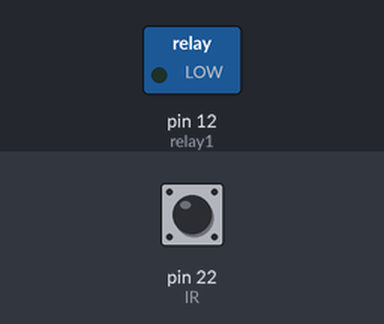
The sketch below on a simulated Arduino Mega 2560, built with avr-gcc and run on an emulated ATmega2560. On the bench: switched loads named in the sketch (green lamp = pin HIGH). Dashed ring = blinking. The test bench sets the inputs (shaded band); at power-on: pin 22 (IR) HIGH. What the sketch prints to the serial monitor is not drawn.

Above: at 1.2 s.
1.3 s: pin 22 (IR) driven LOW
At 2.5 s:
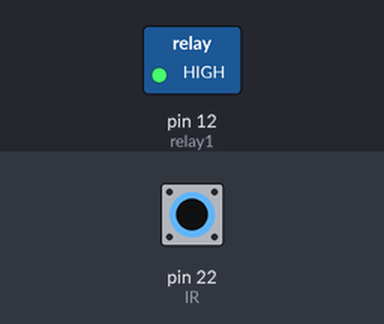
2.8 s: pin 22 (IR) driven HIGH
At 3.6 s:
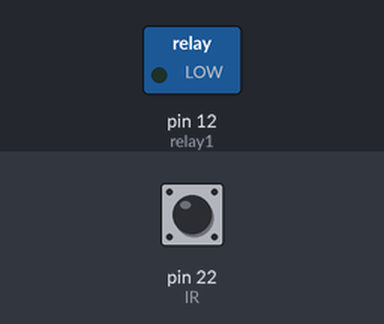
4.3 s: pin 22 (IR) pulsed LOW 5 times (0.12 s each, 0.3 s apart)
At 4.36 s:
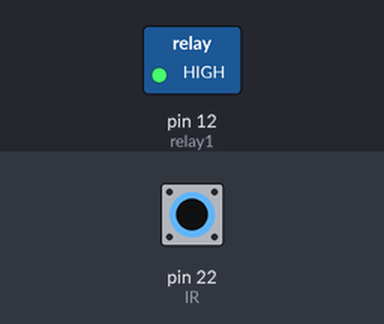
Timing chart, 0 to 7.3 s (numbered marks = the images above; inputs shaded):
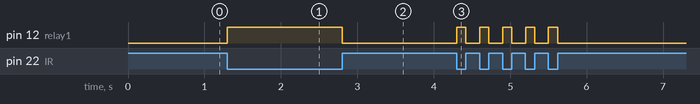

Measured:
- after the input at 1.3 s, pin 12 (relay1): LOW → HIGH at once
- after the input at 2.8 s, pin 12 (relay1): HIGH → LOW at once
- after the input at 4.3 s, pin 12 (relay1): alternates HIGH for 0.12 s and LOW for 0.18 s, 10 changes in all, then stays LOW, starting at once

The sketch:

relay_check.ino
```cpp
// (licence header left out)
int IR = 22;
int relay1 = 12;


void setup() {
  Serial.begin(115200);

    pinMode(relay1, OUTPUT);// set pin as output for relay 1
pinMode(IR, INPUT);


    // keep the motor off by keeping both HIGH
    digitalWrite(relay1, LOW);


}


void loop() {

 // Rotate in CCW direction
 if (digitalRead(IR) == 0){
  Serial.println("ON");
  digitalWrite(relay1, HIGH);// turn relay 1 ON

  // delay(1000);// wait for 3 seconds
 } else {
 // stop the motor
  digitalWrite(relay1, LOW);// turn relay 1 OFF
  Serial.println("OFF");


  // delay(1000);// stop for 2 seconds
 }
// digitalWrite(relay1, HIGH);// turn relay 1 ON

//   delay(1000);// wait for 3 seconds

//  // stop the motor
//   digitalWrite(relay1, LOW);// turn relay 1 OFF


//   delay(1000);// stop for 2 seconds

}// loop end


 
```
